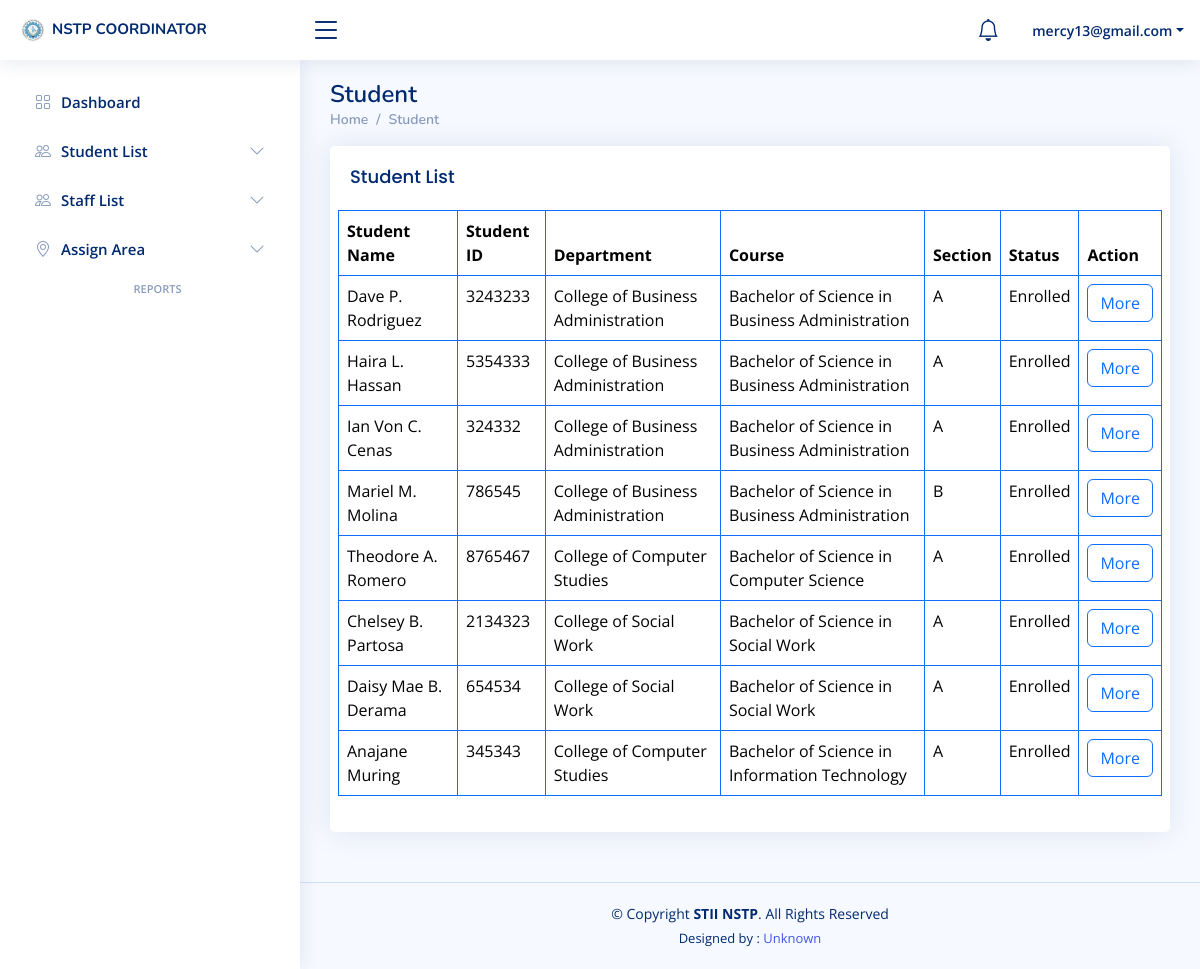
/Coordinator/student_list.php (signed in), run on the app's committed database.
### tables this page shows
CREATE TABLE `students` (
  `s_id` int(11) NOT NULL,
  `full_name` varchar(255) NOT NULL,
  `student_id` varchar(255) NOT NULL,
  `d_id` int(11) NOT NULL,
  `c_id` int(11) NOT NULL,
  `section` varchar(255) NOT NULL,
  `n_id` int(11) NOT NULL,
  `status` varchar(255) NOT NULL DEFAULT 'Enrolled',
  `address` varchar(255) NOT NULL,
  `gender` varchar(255) NOT NULL,
  `age` varchar(255) NOT NULL,
  `birthdate` varchar(255) NOT NULL,
  `civil_status` varchar(255) NOT NULL,
  `profile_picture` varchar(255) NOT NULL,
  `valid_id` varchar(255) NOT NULL,
  `email` varchar(255) NOT NULL,
  `contact_number` varchar(255) NOT NULL,
  `date` timestamp NOT NULL DEFAULT current_timestamp() ON UPDATE current_timestamp()
);

CREATE TABLE `departments` (
  `d_id` int(11) NOT NULL,
  `department_name` varchar(255) NOT NULL,
  `date` timestamp NOT NULL DEFAULT current_timestamp() ON UPDATE current_timestamp(),
  `status` varchar(255) NOT NULL DEFAULT 'Available'
);

CREATE TABLE `course` (
  `c_id` int(11) NOT NULL,
  `course_name` varchar(255) NOT NULL,
  `d_id` int(11) NOT NULL,
  `date` timestamp NOT NULL DEFAULT current_timestamp() ON UPDATE current_timestamp(),
  `status` varchar(255) NOT NULL DEFAULT 'Available'
);

### Coordinator/student_list.php (the view, shortened to what this page needs)
<?php
if (isset($_SESSION['email']) && isset($_SESSION['co_id']) && ($_SESSION['password']) ) {
?>
<!DOCTYPE html>
<html lang="en">
<head>
  <link href="assets/vendor/bootstrap/css/bootstrap.min.css" rel="stylesheet">
  <link href="assets/vendor/bootstrap-icons/bootstrap-icons.css" rel="stylesheet">
  <link href="assets/vendor/boxicons/css/boxicons.min.css" rel="stylesheet">
  <link href="assets/vendor/quill/quill.snow.css" rel="stylesheet">
  <link href="assets/vendor/quill/quill.bubble.css" rel="stylesheet">
  <link href="assets/vendor/remixicon/remixicon.css" rel="stylesheet">
  <link href="assets/vendor/simple-datatables/style.css" rel="stylesheet">
  <link href="assets/css/style.css" rel="stylesheet">
</head>
<body>
<?php include 'Include/header.php'; ?>
<?php include 'Include/sidebar.php'; ?>
  <main id="main" class="main">
    <div class="pagetitle">
      <h1>Student</h1>
      <nav>
        <ol class="breadcrumb">
          <li class="breadcrumb-item"><a href="dashboard.php">Home</a></li>
          <li class="breadcrumb-item">Student</li>
        </ol>
      </nav>
    </div>
    <section class="section">
      <div class="row">
        <div class="col-lg-12">
          <div class="card">
            <div class="card-body">
              <div class="row">
              	<div class="col-lg-3">
              		<h5 class="card-title">Student List</h5>
              	</div>
              <table class="table table-bordered border-primary">
                <thead>
                  <tr>
                    <th scope="col">Student Name</th>
                    <th scope="col">Student ID</th>
                    <th scope="col">Department</th>
                    <th scope="col">Course</th>
                    <th scope="col">Section</th>
                    <th scope="col">Status</th>
                    <th scope="col">Action</th>
                  </tr>
                </thead>
                <tbody>
                	<?php
include 'conn.php';
if (isset($_SESSION['email']) && isset($_SESSION['co_id']) && isset($_SESSION['password'])) {
    $co_id = $_SESSION['co_id'];
    $query = "
        SELECT
            students.s_id,
            students.student_id,
            students.full_name,
            students.status,
            students.section,
            departments.department_name,
            students.c_id,
            course.course_name,
            students.n_id  -- Assuming n_id is the column identifying the student who corresponds to the co_id
        FROM
            students
        LEFT JOIN
            departments ON students.d_id = departments.d_id
        LEFT JOIN
            course ON students.c_id = course.c_id
        WHERE
            students.status = 'Enrolled'
            AND students.n_id = $co_id";
    $results = mysqli_query($conn, $query) or die("Database error: " . mysqli_error($conn));
    if (mysqli_num_rows($results) > 0) {
        while ($row = mysqli_fetch_assoc($results)) {
            $full_name = htmlspecialchars($row['full_name']);
            $department_name = htmlspecialchars($row['department_name'] ?? 'N/A');
            $section = htmlspecialchars($row['section'] ?? 'N/A');
            $status = htmlspecialchars($row['status'] ?? 'N/A');
            $student_id = htmlspecialchars($row['student_id'] ?? 'N/A');
            $course_name = htmlspecialchars($row['course_name'] ?? 'N/A');
            ?>
            <tr>
                <td><?php echo $full_name; ?></td>
                <td><?php echo $student_id; ?></td>
                <td><?php echo $department_name; ?></td>
                <td><?php echo $course_name; ?></td>
                <td><?php echo $section; ?></td>
                <td><?php echo $status; ?></td>
                <td>
                  <a href="more_student_info.php" class="btn btn-outline-primary">More</a>
                </td>
            </tr>
            <?php
        }
    }
} else {
    echo "Please log in to view the data.";
}
?>
                </tbody>
              </table>
            </div>
          </div>
        </div>
      </div>
    </section>
  </main>
  <footer id="footer" class="footer">
    <div class="copyright">
      &copy; Copyright <strong><span>STII NSTP</span></strong>. All Rights Reserved
    </div>
    <div class="credits">
      Designed by : <a href="#">Unknown</a>
    </div>
  </footer>
</body>
</html>
<?php
}else{
    header("Location: sign_in.php");
    exit();
}
?>

### Coordinator/assets/css/style.css (style rules this page uses)
:root { scroll-behavior: smooth; }
body { font-family: "Open Sans", sans-serif; background: #f6f9ff; color: #444444; }
a { color: #4154f1; text-decoration: none; }
h1, h2, h3, h4, h5, h6 { font-family: "Nunito", sans-serif; }
#main { margin-top: 60px; padding: 20px 30px; transition: all 0.3s; }
.pagetitle { margin-bottom: 10px; }
.pagetitle h1 { font-size: 24px; margin-bottom: 0; font-weight: 600; color: #012970; }
.card { margin-bottom: 30px; border: none; border-radius: 5px; box-shadow: 0px 0 30px rgba(1, 41, 112, 0.1); }
.card-title { padding: 20px 0 15px 0; font-size: 18px; font-weight: 500; color: #012970; font-family: "Poppins", sans-serif; }
.card-body { padding: 0 20px 20px 20px; }
.breadcrumb { font-size: 14px; font-family: "Nunito", sans-serif; color: #899bbd; font-weight: 600; }
.breadcrumb a { color: #899bbd; transition: 0.3s; }
.breadcrumb .breadcrumb-item::before { color: #899bbd; }
@media (min-width: 1200px) { #main, #footer { margin-left: 300px; } }
.footer { padding: 20px 0; font-size: 14px; transition: all 0.3s; border-top: 1px solid #cddfff; }
.footer .copyright { text-align: center; color: #012970; }
.footer .credits { padding-top: 5px; text-align: center; font-size: 13px; color: #012970; }

### data on the page
students: full_name "Dave P. Rodriguez", student "3243233", d.department_name "College of Business Administration", c.course_name "Bachelor of Science in Business Administration", section "A", status "Enrolled"
students: full_name "Haira L. Hassan", student "5354333", d.department_name "College of Business Administration", c.course_name "Bachelor of Science in Business Administration", section "A", status "Enrolled"
students: full_name "Ian Von C. Cenas", student "324332", d.department_name "College of Business Administration", c.course_name "Bachelor of Science in Business Administration", section "A", status "Enrolled"
students: full_name "Mariel M. Molina", student "786545", d.department_name "College of Business Administration", c.course_name "Bachelor of Science in Business Administration", section "B", status "Enrolled"
students: full_name "Theodore A. Romero", student "8765467", d.department_name "College of Computer Studies", c.course_name "Bachelor of Science in Computer Science", section "A", status "Enrolled"
students: full_name "Chelsey B. Partosa", student "2134323", d.department_name "College of Social Work", c.course_name "Bachelor of Science in Social Work", section "A", status "Enrolled"
students: full_name "Daisy Mae B. Derama", student "654534", d.department_name "College of Social Work", c.course_name "Bachelor of Science in Social Work", section "A", status "Enrolled"
students: full_name "Anajane Muring", student "345343", d.department_name "College of Computer Studies", c.course_name "Bachelor of Science in Information Technology", section "A", status "Enrolled"

### other printed values
$_SESSION['email'] "mercy13@gmail.com"
